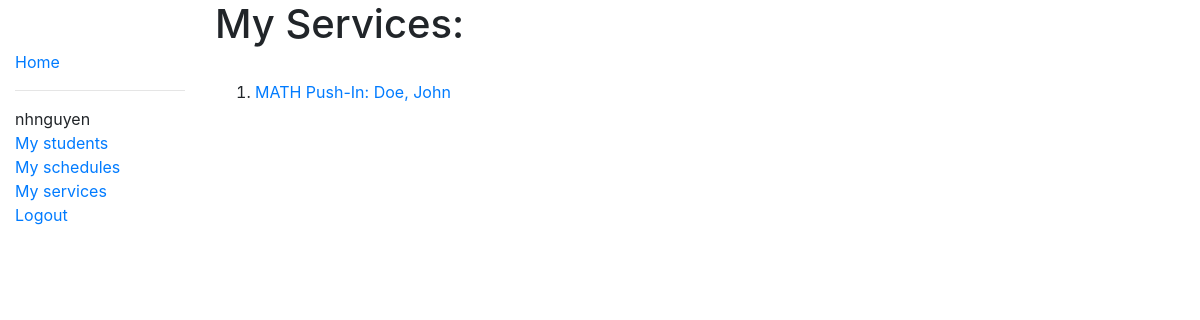
/app/servicelist/ (signed in), run on an earlier commit of the app's database.
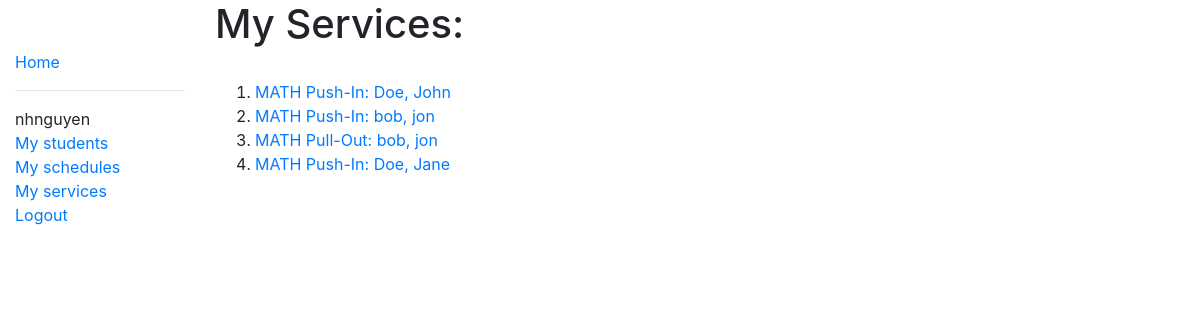
And on a later commit of the database.
### app/models.py (models this page shows, shortened)
class Service(models.Model):
    student = models.ForeignKey('Student', related_name='services', on_delete=models.SET_NULL, null=True)
    SUBJECTS = (
        ('MATH', 'Math'),
        ('ELA', 'ELA')
        )
    subject = models.CharField(
        max_length=4,
        choices=SUBJECTS,
        default=None,
        help_text='Subject'
        )
    SERVICES = (
        ('Push-In', 'Push-In'),
        ('Pull-Out', 'Pull-Out')
        )
    service_type = models.CharField(
        max_length=8,
        choices=SERVICES,
        default=None,
        help_text='Service type'
        )
    total_time_req = models.IntegerField(help_text='Enter total time required')
    satisfied = models.BooleanField(help_text='Check if this service has been satisfied')
    def __str__(self):
        return f'{self.subject} {self.service_type}: {str(self.student)}'
    def get_absolute_url(self):
        return reverse('service-detail', args=[str(self.id)])

class Student(models.Model):
    first_name = models.CharField(max_length=20, help_text='Enter First Name')
    middle_name = models.CharField(max_length=20, null=True, blank=True, help_text='Enter Middle Name')
    last_name = models.CharField(max_length=20, help_text='Enter Last Name')
    teacher = models.ForeignKey(User, on_delete=models.CASCADE, null=True)
    serviced = models.BooleanField(default=False, help_text='Check if the services for this student have been completed')
    id = models.UUIDField(primary_key=True, default=uuid.uuid4, help_text='Unique ID for this student')
    class Meta:
        ordering = ['last_name', 'first_name']
    def __str__(self):
        return f'{self.last_name}, {self.first_name}'

### app/views.py (the view)
# urls.py: path('servicelist/', staff_member_required(views.ServiceListView.as_view()), name='service-list'),
class ServiceListView(LoginRequiredMixin, generic.ListView):
    login_url = '/accounts/login/'
    model = Service
    def get_queryset(self):
        return Service.objects.filter(student__teacher=self.request.user)   # double underscore allows us to find objects that span several relationships

### app/templates/app/service_list.html
{% extends "base_template.html" %}
{% block content %}
    <h1>My Services: </h1>
    <br>
    {% if service_list %}
    <ol>
        {% for service in service_list %}
            <li>
                <a href="{{service.get_absolute_url}}">{{service}}</a>
            </li>
        {% endfor %}
    </ol>
    {% endif %}
{% endblock %}

What changed in the data, as far as the page shows it:
added Service: subject+service_type+student "MATH Push-In: bob, jon"
added Service: subject+service_type+student "MATH Pull-Out: bob, jon"
added Service: subject+service_type+student "MATH Push-In: Doe, Jane"
